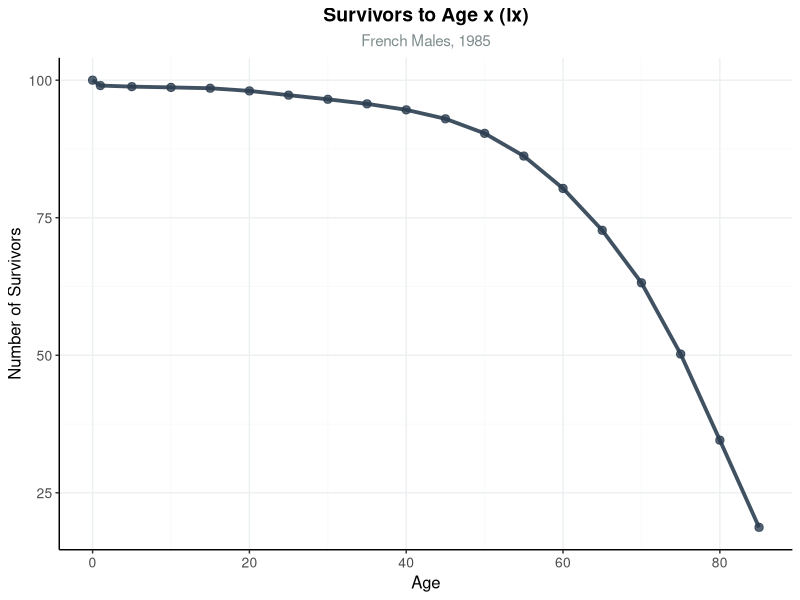
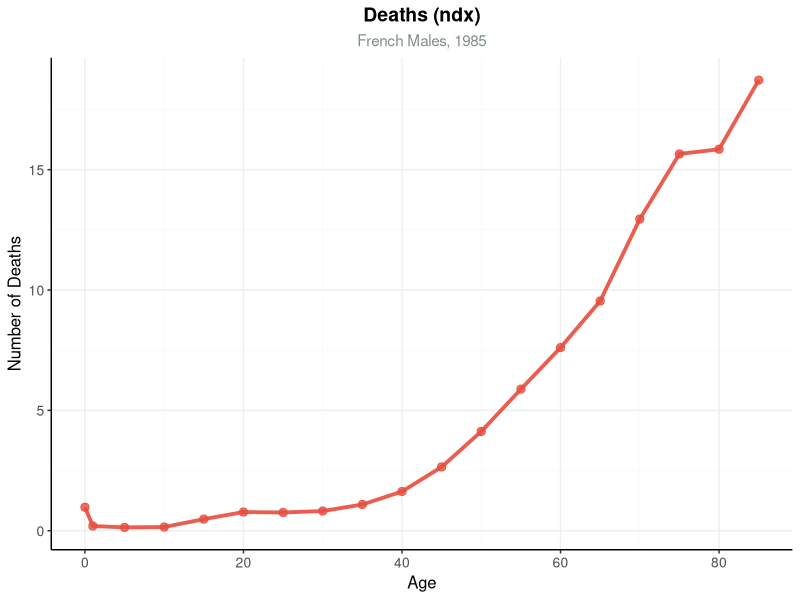
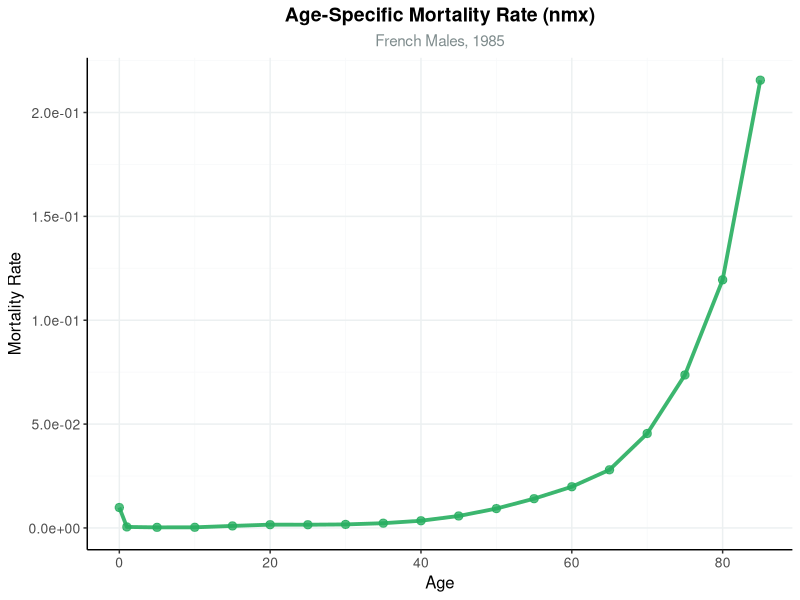

Write the R code that produced these figures, in order.
# SOC 756 ps1
# Author: Chong-Jiu Zhang
# Last modified: 2025-9-16


library(readr)
library(dplyr)


setwd("D:/Wisconsin/2526F - Soc 756 Dem Tech II/Soc 756 ps 1")
data <- read_csv("ps1_data_F2023.csv")
print(data)


data$nNx <- as.numeric(gsub(",", "", data$nNx))
data$nDx <- as.numeric(gsub(",", "", data$nDx))
# print(data)




#==================================================================
#============================================================= Q1 a

# n -- age interval
data$n <- c(1, 4, rep(5, nrow(data)-3), Inf) 

#==========================================
# nmx -- age-specific mortality rate
data$nmx <- data$nDx / data$nNx

#==========================================
# nqx -- probability of dying
# nqx = n * nmx / (1 + (n - nax) * nmx)
data$nqx <- (data$n * data$nmx) / (1 + (data$n - data$nax) * data$nmx)
data$nqx[nrow(data)] <- 1.0

#==========================================
# npx
data$npx <- 1 - data$nqx

#==========================================
# lx -- survivors to age x
data$lx <- numeric(nrow(data))
data$lx[1] <- 100
for(i in 2:nrow(data)) {
  data$lx[i] <- data$lx[i-1] * data$npx[i-1]
}

#==========================================
# ndx -- # deaths
data$ndx <- data$lx * data$nqx

#==========================================
# nLx -- person-years lived in interval
# nLx = n * lx+n + nax * ndx
data$nLx <- numeric(nrow(data))
for(i in 1:(nrow(data)-1)) {
  data$nLx[i] <- data$n[i] * data$lx[i+1] + data$nax[i] * data$ndx[i]
}
data$nLx[nrow(data)] <- data$lx[nrow(data)] / data$nmx[nrow(data)]

# nLx2 = (n - nax) * lx+n + nax * lx
data$nLx2 <- numeric(nrow(data))
for(i in 1:(nrow(data)-1)) {
  data$nLx2[i] <- (data$n[i] - data$nax[i]) * data$lx[i+1] + data$nax[i] * data$lx[i]
}
data$nLx2[nrow(data)] <- data$lx[nrow(data)] / data$nmx[nrow(data)]

# Check
cat("\n=== CHECKING nLx CALCULATIONS ===\n")
differences <- abs(data$nLx - data$nLx2)
max_diff <- max(differences)
cat("Max difference:", max_diff, "\n")
tolerance <- 1e-10
are_equal <- all(differences < tolerance)
cat("Are nLx and nLx2 equal (within tolerance of", tolerance, "):", are_equal, "\n")
if(are_equal) {
  cat("nLx and nLx2 are equal - dropping nLx2 column\n")
  data$nLx2 <- NULL
} else {
  cat("nLx and nLx2 are NOT equal - keeping both columns\n")
  # Show where they differ
  diff_rows <- which(differences >= tolerance)
  if(length(diff_rows) > 0) {
    cat("Rows where they differ:\n")
    for(row in diff_rows) {
      cat(sprintf("Age %d: nLx=%.6f, nLx2=%.6f, diff=%.6f\n", 
                  data$x[row], data$nLx[row], data$nLx2[row], differences[row]))
    }
  }
}

#==========================================
# Tx -- person-years lived above x
data$Tx <- numeric(nrow(data))
data$Tx[nrow(data)] <- data$nLx[nrow(data)]
for(i in (nrow(data)-1):1) {
  data$Tx[i] <- data$Tx[i+1] + data$nLx[i]
}

#==========================================
# ex
data$ex <- data$Tx / data$lx

#==========================================
# Creat lt
lt <- data %>%
  select(x, n, nNx, nDx, nax, nmx, nqx, npx, lx, ndx, nLx, Tx, ex) %>%
  mutate(
    nmx = round(nmx, 8),
    nqx = round(nqx, 8),
    npx = round(npx, 8),
    lx = round(lx, 8),
    ndx = round(ndx, 8),
    nLx = round(nLx, 8),
    Tx = round(Tx, 8),
    ex = round(ex, 8)
  )
print(lt)
write_csv(lt, "ps1.csv")




#==================================================================
#============================================================= Q1 b

library(ggplot2)

# Color style
colors <- c(
  lx_color = "#2C3E50", 
  ndx_color = "#E74C3C",
  nmx_color = "#27AE60" 
  )

# Plot function
ltplot <- function(data, x_var, y_var, color_name, title, y_label, y_scale = "comma") {
  p <- ggplot(data, aes(x = .data[[x_var]], y = .data[[y_var]])) +
    geom_line(color = colors[color_name], size = 1.3, alpha = 0.9) +
    geom_point(color = colors[color_name], size = 2.5, alpha = 0.8) +
    labs(title = title,
         subtitle = "French Males, 1985",
         x = "Age",
         y = y_label) +
    ltplot_theme()
  
  # y-axis scaling
  if (y_scale == "comma") {
    p <- p + scale_y_continuous(labels = scales::comma)
  } else if (y_scale == "scientific") {
    p <- p + scale_y_continuous(labels = scales::scientific)
  }
  
  return(p)
}

# Theme function
ltplot_theme <- function() {
  theme_classic() +
    theme(
      plot.title = element_text(hjust = 0.5, size = 14, face = "bold"),
      plot.subtitle = element_text(hjust = 0.5, size = 11, color = "#7F8C8D"),
      axis.title = element_text(size = 12),
      axis.text = element_text(size = 10),
      panel.grid.major = element_line(color = "#ECF0F1", size = 0.5),
      panel.grid.minor = element_line(color = "#F8F9FA", size = 0.3),
      panel.background = element_rect(fill = "white", color = NA)
    )
}

# Create plot
p1 <- ltplot(lt, "x", "lx", "lx_color", "Survivors to Age x (lx)",
                 "Number of Survivors", "comma")

p2 <- ltplot(lt, "x", "ndx", "ndx_color", "Deaths (ndx)", 
                 "Number of Deaths", "comma")

p3 <- ltplot(lt, "x", "nmx", "nmx_color","Age-Specific Mortality Rate (nmx)",
                 "Mortality Rate", "scientific")

ggsave("lx.png", p1, width = 6, height = 5, dpi = 300, bg = "white")
ggsave("ndx.png", p2, width = 6, height = 5, dpi = 300, bg = "white")
ggsave("nmx.png", p3, width = 6, height = 5, dpi = 300, bg = "white")




